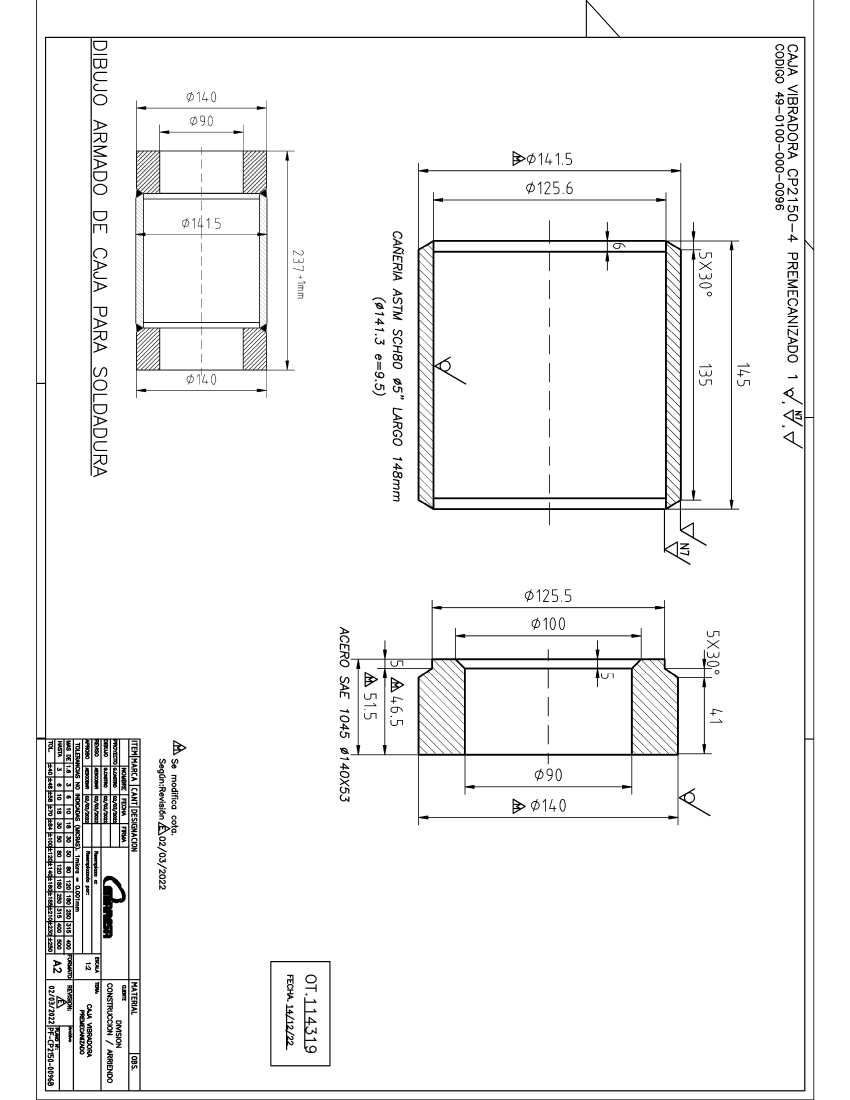
#> input picture outputs/IMG_20230119_115412.png, 4250 x 5500 px (shown at 1/5 size); the run also reads 1 picture not shown here
$ jupyter execute --allow-errors python.ipynb
#> lines starting #> are read from the running program, lines starting #| are printed output that depends on the picture; long printed decimals are rounded
# Convertir PDF en imagen

[cell 1]
# import module
from pdf2image import convert_from_path
#> (the rest of this cell did not finish here and is left out)

[cell 2]
# import module
from pdf2image import convert_from_path
#> (the rest of this cell did not finish here and is left out)

[cell 3]
# import module
from pdf2image import convert_from_path
#> (the rest of this cell did not finish here and is left out)

# Detección de orientación de texto en imágenes

[cell 4]
import pytesseract as tess
from PIL import Image

my_image = Image.open('./outputs/IMG_20230119_115412.png')
#> my_image is the input picture: PIL image 4250x5500 RGB; min 0, max 255, mean 244.6

#> (the rest of this cell did not finish here and is left out)

[cell 5]
import pytesseract as tess
from PIL import Image

my_image = Image.open('./IMG_20230119_115412.jpg')

#> (the rest of this cell did not finish here and is left out)

[cell 6]
import pytesseract as tess
from PIL import Image

my_image = Image.open('./114319A0.png')
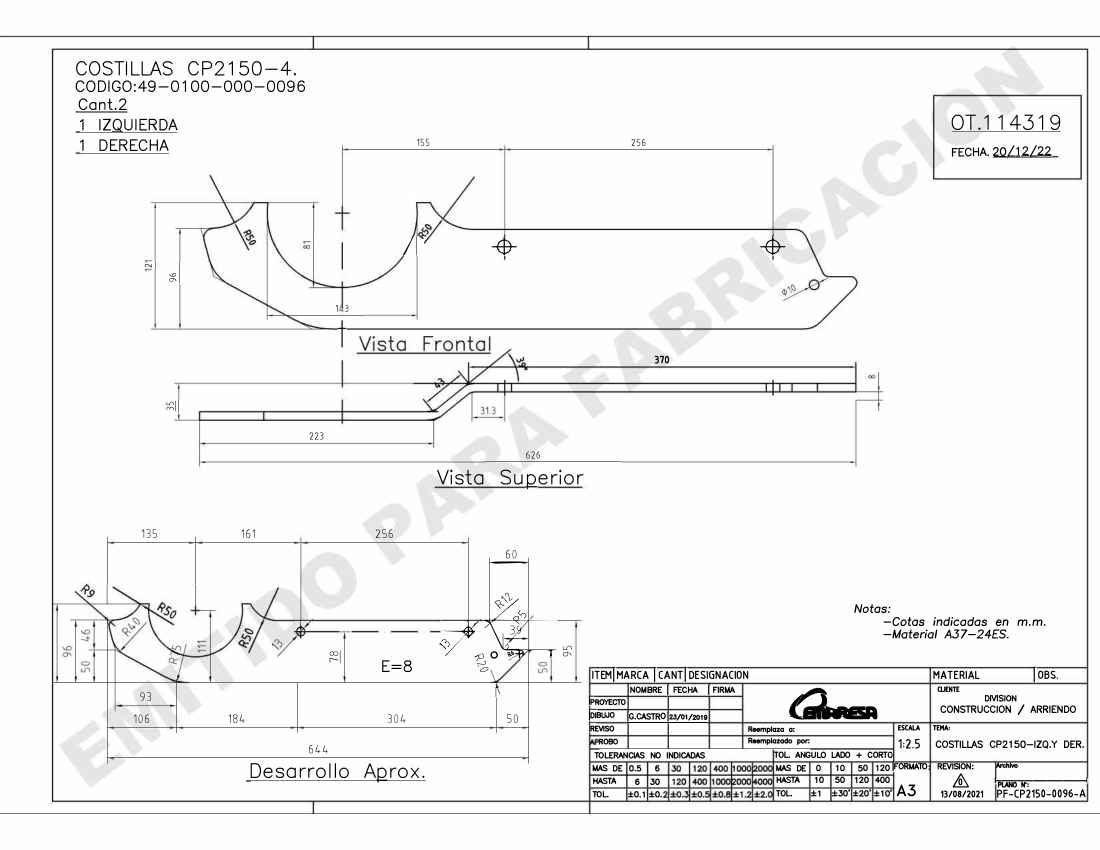
#> input picture 114319A0.png, 2200 x 1700 px (shown at 1/2 size)
#> my_image is the input picture: PIL image 2200x1700 RGB; min 0, max 255, mean 243.3
# txt = tess.image_to_string(my_image)
#print(txt)

#> (the rest of this cell did not finish here and is left out)

[cell 7]
import pytesseract as tess
from PIL import Image

my_image = Image.open('./114319C0.png')
# txt = tess.image_to_string(my_image)
#print(txt)

#> (the rest of this cell did not finish here and is left out)

[cell 8]
import pytesseract as tess
from PIL import Image

my_image = Image.open('./inputs/114319A-scanned-rotated.png')
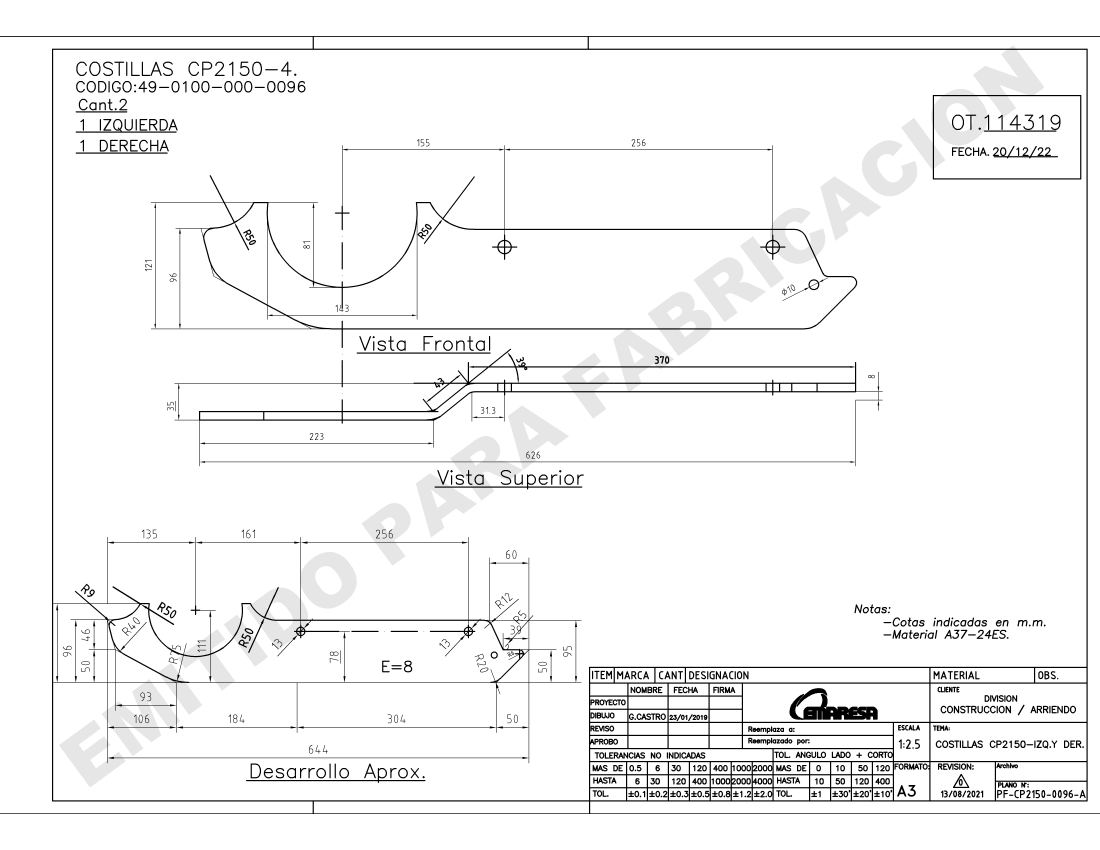
#> input picture inputs/114319A-scanned-rotated.png, 6600 x 5100 px (shown at 1/6 size)
#> my_image is the input picture: PIL image 6600x5100 RGB; min 0, max 255, mean 244.3
#> (the rest of this cell did not finish here and is left out)

[cell 9]
import pytesseract as tess
from PIL import Image

my_image = Image.open('./inputs/114319A-scanned.png')
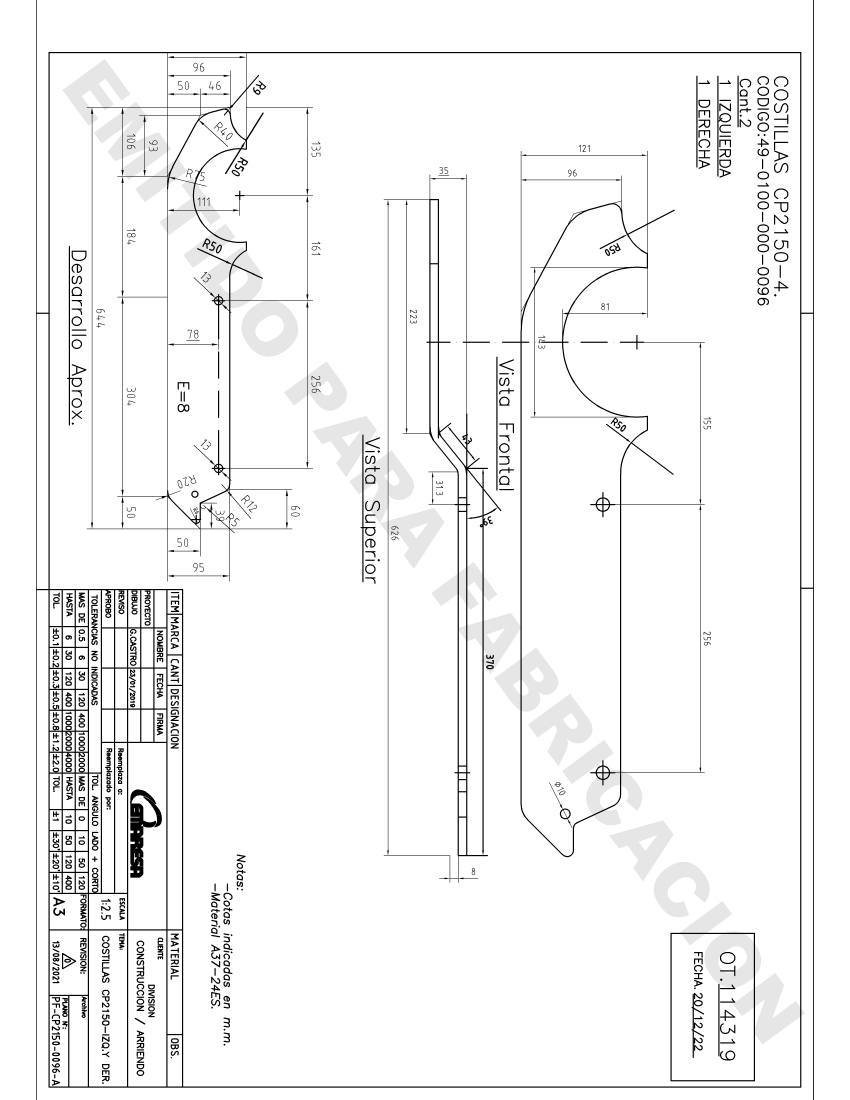
#> input picture inputs/114319A-scanned.png, 5100 x 6600 px (shown at 1/6 size)
#> my_image is the input picture: PIL image 5100x6600 RGB; min 0, max 255, mean 244.3
#> (the rest of this cell did not finish here and is left out)

[cell 10]
import cv2
import pytesseract
import numpy as np
import matplotlib.pyplot as plt
# pytesseract.pytesseract.tesseract_cmd = 'C:/Program Files/Tesseract-OCR/tesseract.exe'

# Cargar imagen
img = cv2.imread("./inputs/114319A-scanned.png")

# Convertir a escala de grises
gray = cv2.cvtColor(img, cv2.COLOR_BGR2GRAY)

# Aplicar filtro Canny
edges = cv2.Canny(gray, 50, 150, apertureSize = 3)
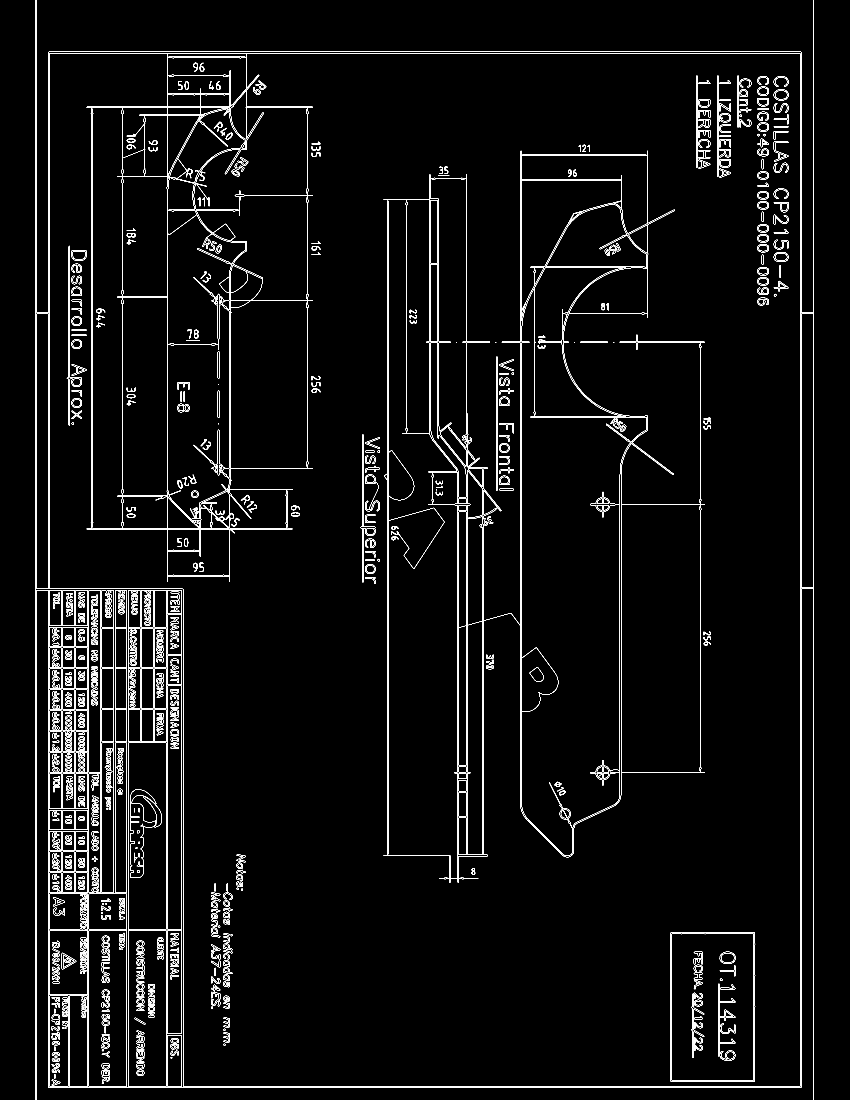
#> edges: shape (6600, 5100) (shown at 1/6 size); 1.3% white in thin lines or dots

# Detectar líneas
lines = cv2.HoughLines(edges, 1, np.pi/180, 200)

angle_threshold = 15
angle_sum = 0
angle_count = 0

# Calcular el ángulo de inclinación de las líneas
for line in lines:
    for rho, theta in line:
        angle = np.rad2deg(theta)
        if angle > 180:
            angle -= 180
        angle_sum += angle
        angle_count += 1
#> this loop made 3274 passes
#> line on passes 1 to 3: [[215, 0]], [[4883, 0]], [[4878, 0]]
#> after the loop, angle_count = 3274; angle_sum = 199879

# set size for imshow
plt.figure(figsize=(10,10))
plt.imshow(img)
plt.show()

# Calcular el ángulo promedio
avg_angle = angle_sum / angle_count
#> avg_angle = 61.05
print("Ángulo promedio: ", avg_angle)
#| Ángulo promedio:  61.050

#Reconocimiento de texto
# text = pytesseract.image_to_string(img, lang = 'spa')

if avg_angle < angle_threshold or avg_angle > 180-angle_threshold:
    print("El texto es horizontal")
else:
    print("El texto es vertical")
